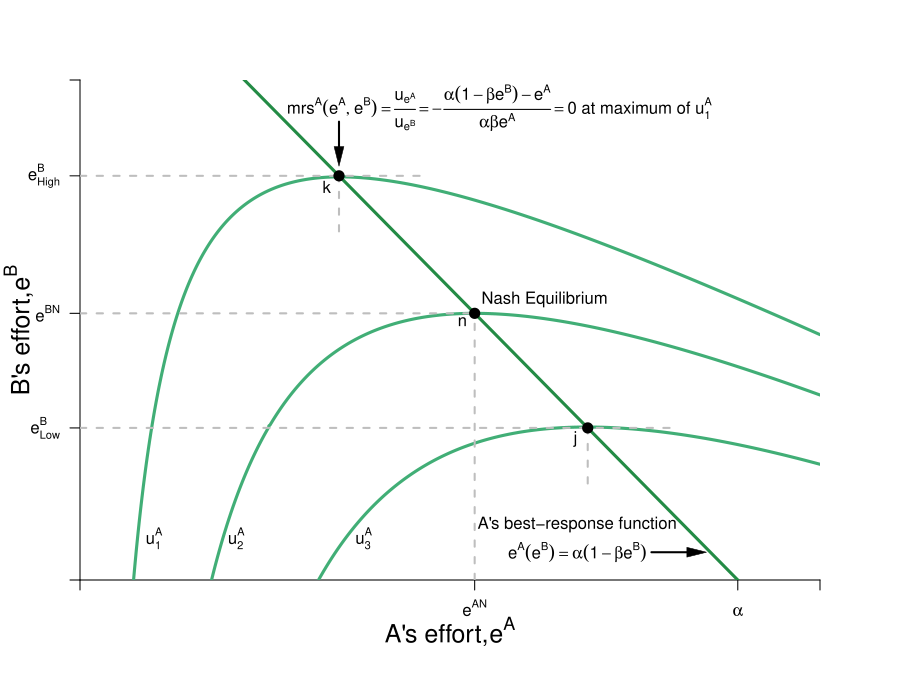

Write R code to recreate this figure.
#Graph Designer: Simon Halliday & Madeleine Wettach '20
#Authors: Bowles, Foley and Halliday
#Title: Coordination, Conflict and Competition: A Text in Microeconomics

require(shape)
pdf(file = "coordination_failures/step_by_step_graphs_6/brf_indiffs_A_step3.pdf", width = 9, height = 7)

#Set parameters for graphics
axislabelsize <- 1.5
graphlinewidth <- 3
segmentlinewidth <- 2

COL <- c("#7fc97f", "#beaed4", "#fdc086", "#ffff99", "#386cb0", "#f0027f", "#bf5b17", "#666666")
COLA <- c("#99d8c9","#66c2a4","#41ae76", "#238b45", "#005824")
COLB <- c("#4eb3d3", "#2b8cbe", "#0868ac","#084081")

par(mar =  c(6, 4, 4, 4))

uA <- function(ea, eb, alpha = 16, beta = 1/24) {
  alpha*(1 - beta*eb)*ea - 0.5*(ea)^2
}

uB <- function(ea, eb, alpha = 16, beta = 1/24) {
  alpha*(1 - beta*ea)*eb - 0.5*(eb)^2
}

brfB <- function(ea, alpha = 16, beta = 1/24) {
  alpha*(1 - beta*ea)
}

brfA <- function(ea, alpha = 16, beta = 1/24) {
  (alpha - ea)/(alpha * beta)
}

brfPE <- function(ea, alpha = 16, beta = 1/12) {
  alpha*(1 - beta*ea)
}

indiffA <- function(ea, alpha = 16, beta = 1/24, uA = 46.08) {
  1/beta - (0.5*ea)/(alpha*beta) - uA/(alpha*beta*ea)
}

indiffB <- function(eb, alpha = 16, beta = 1/24, uB = 46.08) {
  (alpha*eb - uB - 0.5*eb^2)/(alpha*beta*eb)
}

indiffB2 <- function(ea, alpha = 16, beta = 1/24, uB = 46.08) {
  sqrt(alpha^2*(beta*ea - 1)^2 - 2*uB) - alpha*beta*ea + alpha
}

indiffB3 <- function(ea, alpha = 16, beta = 1/24, uB = 46.08) {
  -sqrt(alpha^2*(beta*ea - 1)^2 - 2*uB) - alpha*beta*ea + alpha
}


xlims <- c(0, 18)
ylims <- c(0, 18)

npts <- 501 
x <- seq(xlims[1], xlims[2], length.out = npts)
y <- seq(ylims[1], ylims[2], length.out = npts) 
a <- c(20, 46.08, 76)

plot(0, 0, xlim = xlims, ylim = ylims, type = "n",
     xlab = expression(paste("")),
     ylab = expression(paste("")), 
     xaxt = "n", 
     yaxt = "n", 
     cex.lab = axislabelsize, 
     bty = "n",
     xaxs="i", 
     yaxs="i")

# ticksy <- seq(from = 0, to = ylims[2], by = 2)
# ylabels <- seq(from = 0, to = ylims[2], by = 2)
# ticksx <- seq(from = 0, to = xlims[2], by = 2)
# xlabels <- seq(from = 0, to = xlims[2], by = 2)
ticksy <- c(0, brfA(ea = 12.35), 9.6, brfA(ea = 6.3), 18)
ylabels <- c(NA, expression(paste(e[Low]^B)), expression(paste(e^{BN})), expression(paste(e[High]^B)), NA)
ticksx <- c(0, 9.6, 16, 18)
xlabels <- c(NA, expression(paste(e^{AN})), expression(paste(alpha)), NA)


axis(1, at = ticksx, pos = 0, labels = xlabels)
axis(2, at = ticksy, pos = 0, labels = ylabels, las = 1)

npts <- 500 
xx1 <- seq(xlims[1], xlims[2], length.out = npts)
lines(xx1, brfA(xx1, alpha = 16, beta = 1/24), col = COLA[4], lwd = graphlinewidth)


contour(y, x, 
        outer(x, y, uA),
        drawlabels = FALSE,
        col = COLA[3],
        lwd = graphlinewidth,
        levels = a, 
        xaxs="i", 
        yaxs="i", 
        add = TRUE) 

mtext(expression(paste("A's effort,", e^A)), side=1, line = 2.5, cex = axislabelsize)
text(-1.5, 9, expression(paste("B's effort,", e^B)), xpd = TRUE, cex = axislabelsize, srt = 90) 

#Label the iso-welfare functions for the HG, Aisha
text(1.8, 1.5, expression(u[1]^A))
text(3.8, 1.5, expression(u[2]^A))
text(6.9, 1.5, expression(u[3]^A))

#Label Nash Equilibrium 
segments(0, 9.6, 9.6, 9.6, lty = 2, col = "gray" , lwd = segmentlinewidth)
segments(9.6, 0, 9.6, 9.6, lty = 2, col = "gray" , lwd = segmentlinewidth)
points(9.6, 9.6, pch = 16, col = "black", cex = 1.5)
text(11.3, 10.1, expression(paste("Nash Equilibrium")))
text(9.3, 9.3, expression(paste("n")))



segments(0, brfA(ea = 12.35), 12.35 + 2, brfA(ea = 12.35), lty = 2, col = "gray" , lwd = segmentlinewidth)
segments(12.35, brfA(ea = 12.35) - 2, 12.35, brfA(ea = 12.35), lty = 2, col = "gray" , lwd = segmentlinewidth)
points(12.35, brfA(ea = 12.35), pch = 16, col = "black", cex = 1.5)
text(12.35 - 0.3, brfA(ea = 12.35) - 0.4, expression(paste("j")))

segments(0, brfA(ea = 6.3), 6.3 + 2, brfA(ea = 6.3), lty = 2, col = "gray" , lwd = segmentlinewidth)
segments(6.3, brfA(ea = 6.3) - 2, 6.3, brfA(ea = 6.3), lty = 2, col = "gray" , lwd = segmentlinewidth)
points(6.3, brfA(ea = 6.3), pch = 16, col = "black", cex = 1.5)
text(6.3 - 0.3, brfA(ea = 6.3) - 0.4, expression(paste("k")))

text(12.1, 2, expression(paste("A's best-response function")))
text(12.1, 1, expression(paste(e^A*(e^B) == alpha(1 - beta*e^B) )))
Arrows(13.9, 1, 15, 1, col = "black", lty = 1, lwd = 2, arr.type = "triangle", arr.lwd = 0.5)


text(10.2, 17, expression(paste(mrs^{A}*(list(e^A, e^B)) == frac(u[e^A], u[e^B]), phantom() == -frac(alpha*(1 - beta*e^B) - e^A, alpha*beta*e^A), phantom() == 0, " at maximum of ", u[1]^A)))
Arrows(6.3, 16.5, 6.3, 15.25, col = "black", lty = 1, lwd = 2, arr.type = "triangle", arr.lwd = 0.5)



dev.off()
